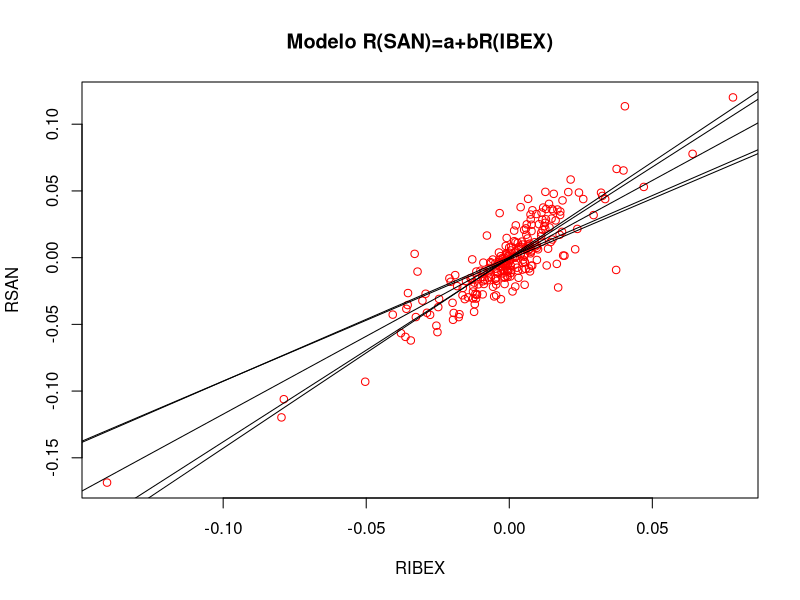

R code for this plot:
#----------------------------------------------------------------------
# Master DSF
# Pr?ctica Regresi?n CAPM
# Pr?ctica 1
#----------------------------------------------------------------------

rm(list=ls())
datos<-read.table("Cotizaciones2020.txt",header=T)
names(datos)
attach(datos)
head(datos)
tail(datos)

#----------------------------------------------------------------------
# Rendimientos
#----------------------------------------------------------------------

n <- dim(datos)[1]
RIBEX <- IBEX[2:n]/IBEX[1:n-1] - 1
RSAN  <- SAN.MC[2:n] / SAN.MC[1:n-1] - 1
RBBVA  <- BBVA.MC[2:n] / BBVA.MC[1:n-1] - 1
RREP  <- REP.MC[2:n] / REP.MC[1:n-1] - 1
RITX  <- ITX.MC[2:n] / ITX.MC[1:n-1] - 1
RTL5 <- TL5.MC[2:n] / TL5.MC[1:n-1] - 1


#----------------------------------------------------------------------
# Modelos CAPM
#----------------------------------------------------------------------

plot(RIBEX, RSAN,main = "Modelo R(SAN)=a+bR(IBEX)", col = "red")
modelo1 <- lm(RSAN ~ RIBEX)
summary(modelo1)
abline(modelo1)

modelo2 <- lm(RBBVA ~ RIBEX)
summary(modelo2)
abline(modelo2)

modelo3 <- lm(RREP ~ RIBEX)
summary(modelo3)
abline(modelo3)


modelo4 <- lm(RITX ~ RIBEX)
summary(modelo4)
abline(modelo4)

modelo5 <- lm(RTL5 ~ RIBEX)
summary(modelo5)
abline(modelo5)

